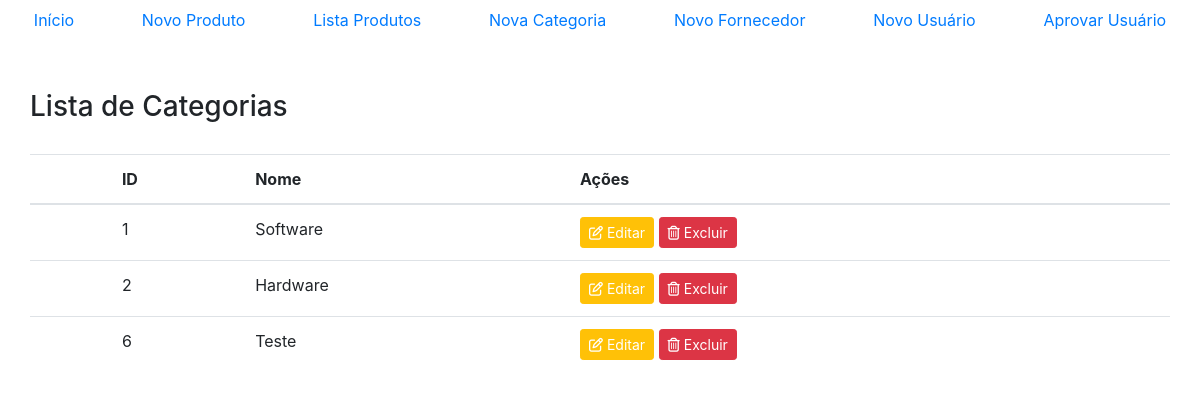
The page /listar_categorias.php on the database its author committed.
### tables this page shows
CREATE TABLE IF NOT EXISTS `categoria` (
  `IdCategoria` int(11) NOT NULL AUTO_INCREMENT,
  `Nome` varchar(150) NOT NULL,
  PRIMARY KEY (`IdCategoria`)
);

### listar_categorias.php (the view, shortened to what this page needs)
<!DOCTYPE html>
<html lang="en">
<?php include_once 'head.php'?>
<body>
<?php include_once('menu.php'); ?>
    <div style="padding:20px 0" class="container">
        <h3 style="margin-bottom:30px">Lista de Categorias</h3>
        <table class="table">
            <thead>
                <tr>
                <th></th>
                    <th scope="col">ID</th>
                    <th scope="col">Nome</th>
                    <th scope="col">Ações</th>
                </tr>
            </thead>
            <tbody>
                <?php
include_once 'conexao.php';
$sql = "SELECT IdCategoria, Nome FROM `categoria`";
$retorno = mysqli_query($conexao, $sql);
while ($array = mysqli_fetch_array($retorno, MYSQLI_ASSOC)) {
    $idCategoria = $array['IdCategoria'];
    $nome = $array['Nome'];
    ?>
                <tr>
                <td></td>
                    <td><?=$idCategoria?></td>
                    <td><?=$nome?></td>
                    <td><a class="btn-editar btn btn-sm btn-warning" href="editar_categoria.php?id=<?=$idCategoria?>"
                            role="button"><i class="far fa-edit"></i> Editar</a>
                            <a class="btn-editar btn btn-sm btn-danger" href="excluir_categoria.php?id=<?=$idCategoria?>"
                            role="button"><i class="far fa-trash-alt"></i> Excluir</a></td>
                </tr>
                <?php }?>
            </tbody>
        </table>
    </div>
</body>
</html>

### css/estilo.css (style rules this page uses)
.btn-editar { color: #fff !important; }

### rows shown on the page
categoria: IdCategoria "1", Nome "Software"
categoria: IdCategoria "2", Nome "Hardware"
categoria: IdCategoria "6", Nome "Teste"
